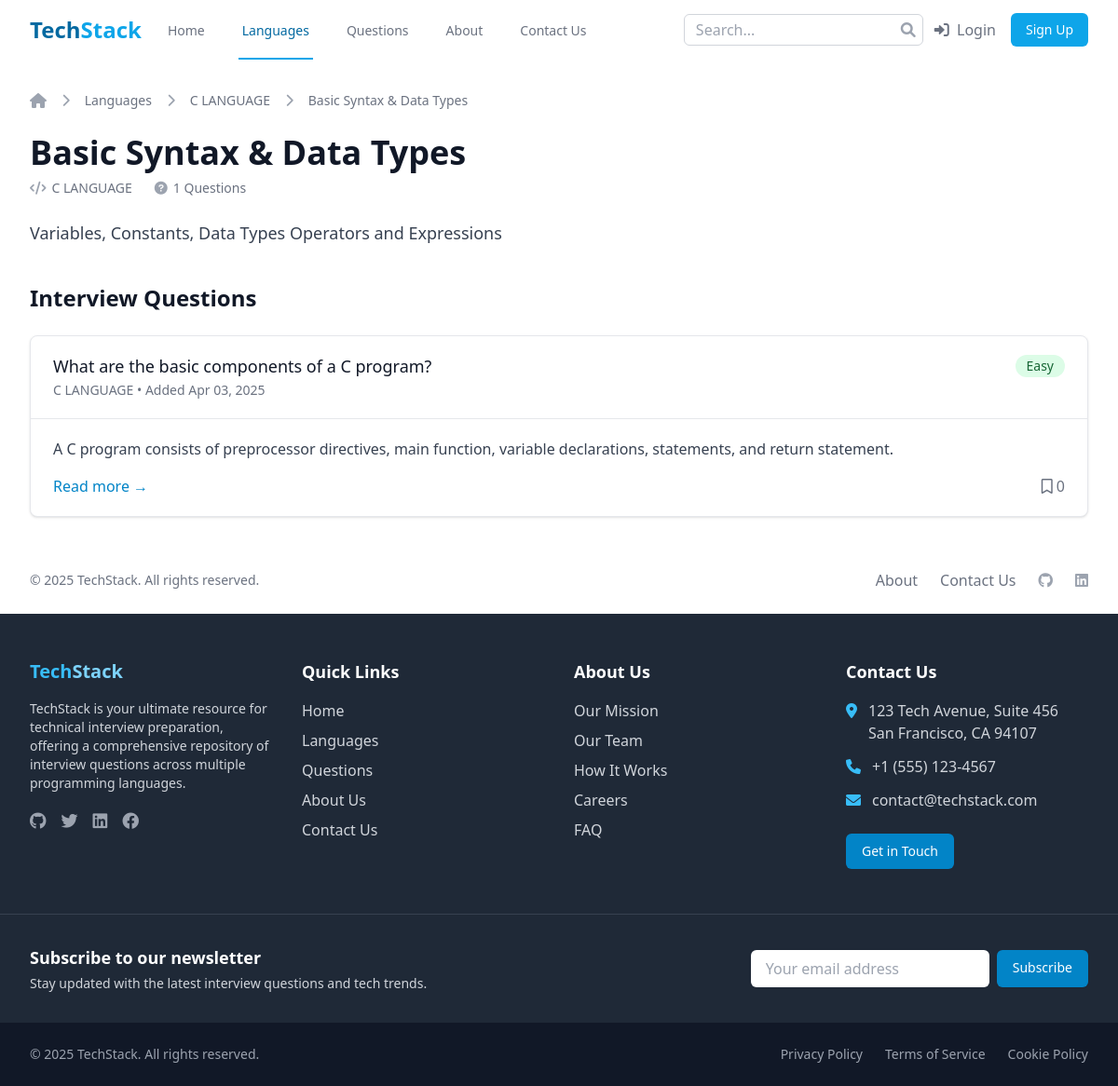
The page /languages/c-language/topic/basic-syntax-data-types/ on the database its author committed.
### languages/models.py (models this page shows, shortened)
class Language(models.Model):
    name = models.CharField(max_length=100)
    slug = models.SlugField(unique=True, blank=True)
    description = models.TextField()
    logo = models.ImageField(upload_to='languages/logos/', blank=True, null=True)
    created_at = models.DateTimeField(auto_now_add=True)
    updated_at = models.DateTimeField(auto_now=True)
    is_featured = models.BooleanField(default=False)
    class Meta:
        ordering = ['name']

class Topic(models.Model):
    name = models.CharField(max_length=100)
    slug = models.SlugField(unique=True, blank=True)
    language = models.ForeignKey(Language, on_delete=models.CASCADE, related_name='topics')
    description = models.TextField()

### questions/models.py (models this page shows, shortened)
class Question(models.Model):
    title = models.CharField(max_length=255)
    slug = models.SlugField(unique=True, blank=True)
    content = models.TextField()
    code_snippet = models.TextField(blank=True, null=True)
    difficulty = models.CharField(
        max_length=10,
        choices=DifficultyLevel.choices,
        default=DifficultyLevel.MEDIUM
    )
    language = models.ForeignKey(Language, on_delete=models.CASCADE, related_name='questions')
    topics = models.ManyToManyField(Topic, related_name='questions')
    category = models.ForeignKey(Category, on_delete=models.SET_NULL, null=True, related_name='questions')
    created_by = models.ForeignKey(User, on_delete=models.SET_NULL, null=True, related_name='created_questions')
    created_at = models.DateTimeField(auto_now_add=True)
    updated_at = models.DateTimeField(auto_now=True)
    is_approved = models.BooleanField(default=False)
    class Meta:
        ordering = ['-created_at']

class Category(models.Model):
    name = models.CharField(max_length=100, unique=True)
    slug = models.SlugField(unique=True, blank=True)
    class Meta:
        verbose_name_plural = 'Categories'

### languages/views.py (the view)
# urls.py: path('<slug:lang_slug>/topic/<slug:topic_slug>/', views.topic_detail, name='topic_detail'),
def topic_detail(request, lang_slug, topic_slug):
    language = get_object_or_404(Language, slug=lang_slug)
    topic = get_object_or_404(Topic, slug=topic_slug, language=language)
    questions = Question.objects.filter(topics=topic, is_approved=True)
    context = {
        'language': language,
        'topic': topic,
        'questions': questions,
    }
    return render(request, 'languages/topic_detail.html', context)

### templates/languages/topic_detail.html (shortened to what this page needs)
{% extends 'base.html' %}
{% block content %}
<div class="bg-white">
    <div class="max-w-7xl mx-auto py-8 px-4 sm:px-6 lg:px-8">
        <nav class="flex" aria-label="Breadcrumb">
            <ol class="flex items-center space-x-4">
                <li>
                    <div>
                        <a href="{% url 'home' %}" class="text-gray-400 hover:text-gray-500">
                            <i class="fas fa-home"></i>
                        </a>
                    </div>
                </li>
                <li>
                    <div class="flex items-center">
                        <i class="fas fa-chevron-right text-gray-400 text-sm"></i>
                        <a href="{% url 'language_list' %}" class="ml-4 text-sm font-medium text-gray-500 hover:text-gray-700">
                            Languages
                        </a>
                    </div>
                </li>
                <li>
                    <div class="flex items-center">
                        <i class="fas fa-chevron-right text-gray-400 text-sm"></i>
                        <a href="{% url 'language_detail' language.slug %}" class="ml-4 text-sm font-medium text-gray-500 hover:text-gray-700">
                            {{ language.name }}
                        </a>
                    </div>
                </li>
                <li>
                    <div class="flex items-center">
                        <i class="fas fa-chevron-right text-gray-400 text-sm"></i>
                        <span class="ml-4 text-sm font-medium text-gray-500">
                            {{ topic.name }}
                        </span>
                    </div>
                </li>
            </ol>
        </nav>
        <div class="mt-6 lg:flex lg:items-center lg:justify-between">
            <div class="flex-1 min-w-0">
                <h1 class="text-3xl font-bold leading-tight text-gray-900 sm:text-4xl">
                    {{ topic.name }}
                </h1>
                <div class="mt-1 flex flex-col sm:flex-row sm:flex-wrap sm:mt-0 sm:space-x-6">
                    <div class="mt-2 flex items-center text-sm text-gray-500">
                        <i class="fas fa-code flex-shrink-0 mr-1.5 text-gray-400"></i>
                        {{ language.name }}
                    </div>
                    <div class="mt-2 flex items-center text-sm text-gray-500">
                        <i class="fas fa-question-circle flex-shrink-0 mr-1.5 text-gray-400"></i>
                        {{ questions.count }} Questions
                    </div>
                </div>
            </div>
        </div>
        <div class="mt-6">
            <p class="text-lg text-gray-700">
                {{ topic.description }}
            </p>
        </div>
        <div class="mt-10">
            <h2 class="text-2xl font-bold text-gray-900 mb-6">Interview Questions</h2>
            {% if questions %}
                <div class="space-y-6">
                    {% for question in questions %}
                        <div class="bg-white shadow overflow-hidden sm:rounded-lg border border-gray-200 question-card">
                            <div class="px-4 py-5 sm:px-6">
                                <div class="flex items-center justify-between">
                                    <h3 class="text-lg leading-6 font-medium text-gray-900">
                                        <a href="{% url 'question_detail' question.slug %}" class="hover:text-primary-600">
                                            {{ question.title }}
                                        </a>
                                    </h3>
                                    <span class="inline-flex items-center px-3 py-0.5 rounded-full text-sm font-medium
                                        {% if question.difficulty == 'easy' %}
                                            bg-green-100 text-green-800
                                        {% elif question.difficulty == 'medium' %}
                                            bg-yellow-100 text-yellow-800
                                        {% else %}
                                            bg-red-100 text-red-800
                                        {% endif %}
                                    ">
                                        {{ question.get_difficulty_display }}
                                    </span>
                                </div>
                                <p class="mt-1 max-w-2xl text-sm text-gray-500">
                                    {{ question.category.name }} • Added {{ question.created_at|date:"M d, Y" }}
                                </p>
                            </div>
                            <div class="border-t border-gray-200 px-4 py-5 sm:px-6">
                                <p class="text-gray-700">{{ question.content|truncatewords:30 }}</p>
                                <div class="mt-4 flex justify-between">
                                    <a href="{% url 'question_detail' question.slug %}" class="text-primary-600 hover:text-primary-700">
                                        Read more <span aria-hidden="true">&rarr;</span>
                                    </a>
                                    <div class="flex items-center text-gray-500">
                                        <i class="far fa-bookmark mr-1"></i>
                                        <span>{{ question.bookmarks.count }}</span>
                                    </div>
                                </div>
                            </div>
                        </div>
                    {% endfor %}
                </div>
            {% else %}
                <div class="text-center py-12 bg-gray-50 rounded-lg">
                    <i class="fas fa-question-circle text-4xl text-gray-300"></i>
                    <h3 class="mt-2 text-lg font-medium text-gray-900">No questions available</h3>
                    <p class="mt-1 text-sm text-gray-500">There are no questions for this topic yet.</p>
                </div>
            {% endif %}
        </div>
    </div>
</div>
{% endblock %}

### templates/languages/topic_detail.html (style rules this page uses)
.question-card { transition: transform 0.3s ease, box-shadow 0.3s ease; }
.question-card { opacity: 0; animation: fadeInUp 0.5s ease-out forwards; }

### rows shown on the page
Language: name "C LANGUAGE"
Topic: name "Basic Syntax & Data Types", description "Variables, Constants, Data Types Operators and Expressions"
Question: title "What are the basic components of a C program?", difficulty "Easy", category.name "C LANGUAGE", created_at "Apr 03, 2025", content "A C program consists of preprocessor directives, main function, variable declarations, statements, and return statement.", bookmarks.count "0"

### other values the page prints
{{ questions.count }} "1"
